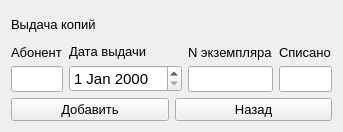
<?xml version="1.0" encoding="UTF-8"?>
<ui version="4.0">
 <class>IssuanceOfCopiesMiniForm</class>
 <widget class="QWidget" name="IssuanceOfCopiesMiniForm">
  <property name="geometry">
   <rect>
    <x>0</x>
    <y>0</y>
    <width>343</width>
    <height>132</height>
   </rect>
  </property>
  <property name="sizePolicy">
   <sizepolicy hsizetype="Maximum" vsizetype="Maximum">
    <horstretch>0</horstretch>
    <verstretch>0</verstretch>
   </sizepolicy>
  </property>
  <property name="windowTitle">
   <string>Form</string>
  </property>
  <layout class="QGridLayout" name="gridLayout">
   <item row="0" column="0">
    <layout class="QVBoxLayout" name="verticalLayout_5">
     <item>
      <widget class="QLabel" name="labelIssuanceOfCopies">
       <property name="font">
        <font>
         <pointsize>10</pointsize>
        </font>
       </property>
       <property name="text">
        <string>Выдача копий</string>
       </property>
      </widget>
     </item>
     <item>
      <layout class="QHBoxLayout" name="horizontalLayout_2">
       <item>
        <layout class="QVBoxLayout" name="verticalLayout">
         <item>
          <widget class="QLabel" name="labelSubscriber">
           <property name="font">
            <font>
             <pointsize>10</pointsize>
            </font>
           </property>
           <property name="text">
            <string>Абонент</string>
           </property>
          </widget>
         </item>
         <item>
          <widget class="QLineEdit" name="lineEditSubscriber">
           <property name="font">
            <font>
             <pointsize>11</pointsize>
            </font>
           </property>
          </widget>
         </item>
        </layout>
       </item>
       <item>
        <layout class="QVBoxLayout" name="verticalLayout_2">
         <item>
          <widget class="QLabel" name="labelDateOfIssue">
           <property name="font">
            <font>
             <pointsize>10</pointsize>
            </font>
           </property>
           <property name="text">
            <string>Дата выдачи</string>
           </property>
          </widget>
         </item>
         <item>
          <widget class="QDateEdit" name="dateEditDateOfIssue">
           <property name="font">
            <font>
             <pointsize>11</pointsize>
            </font>
           </property>
          </widget>
         </item>
        </layout>
       </item>
       <item>
        <layout class="QVBoxLayout" name="verticalLayout_3">
         <item>
          <widget class="QLabel" name="labelInstanceNumber">
           <property name="font">
            <font>
             <pointsize>10</pointsize>
            </font>
           </property>
           <property name="text">
            <string>N экземпляра</string>
           </property>
          </widget>
         </item>
         <item>
          <widget class="QLineEdit" name="lineEditInstanceNumber">
           <property name="font">
            <font>
             <pointsize>11</pointsize>
            </font>
           </property>
          </widget>
         </item>
        </layout>
       </item>
       <item>
        <layout class="QVBoxLayout" name="verticalLayout_4">
         <item>
          <widget class="QLabel" name="labelWrittenOff">
           <property name="font">
            <font>
             <pointsize>10</pointsize>
            </font>
           </property>
           <property name="text">
            <string>Списано</string>
           </property>
          </widget>
         </item>
         <item>
          <widget class="QLineEdit" name="lineEditWrittenOff">
           <property name="font">
            <font>
             <pointsize>11</pointsize>
            </font>
           </property>
          </widget>
         </item>
        </layout>
       </item>
      </layout>
     </item>
     <item>
      <layout class="QHBoxLayout" name="horizontalLayout">
       <item>
        <widget class="QPushButton" name="pushButtonAdd">
         <property name="font">
          <font>
           <pointsize>10</pointsize>
          </font>
         </property>
         <property name="text">
          <string>Добавить</string>
         </property>
        </widget>
       </item>
       <item>
        <widget class="QPushButton" name="pushButtonBack">
         <property name="font">
          <font>
           <pointsize>10</pointsize>
          </font>
         </property>
         <property name="text">
          <string>Назад</string>
         </property>
        </widget>
       </item>
      </layout>
     </item>
    </layout>
   </item>
  </layout>
 </widget>
 <resources/>
 <connections/>
</ui>
